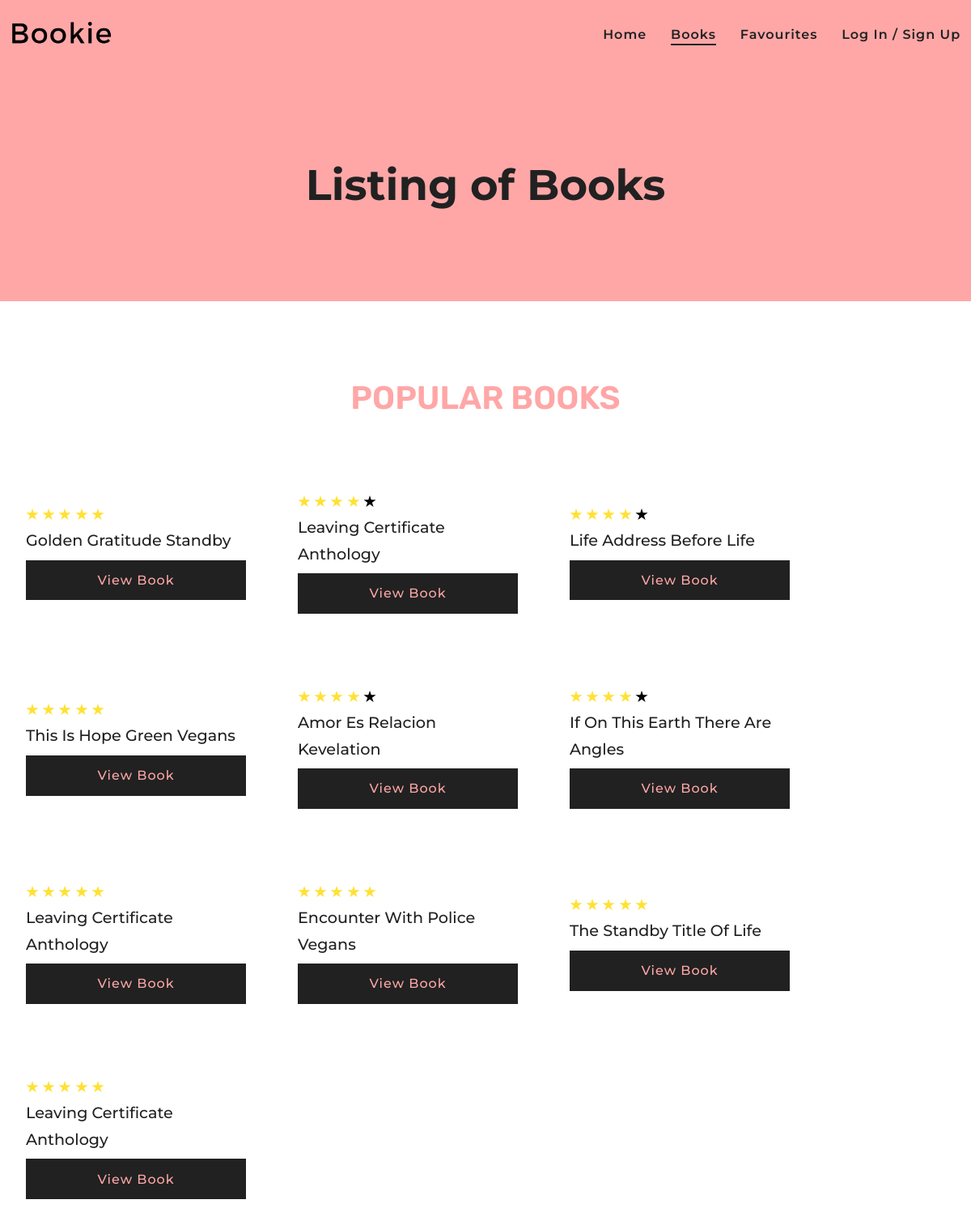
The page /books/ on the database its author committed.
### app/models.py (models this page shows)
class BookData(models.Model):
        book_name = models.TextField()
        book_small_desc = models.TextField()
        book_desc = models.TextField()
        book_image = models.TextField()
        book_review_star = models.PositiveSmallIntegerField()
        book_author = models.CharField(max_length=60)
        book_published = models.CharField(max_length=60)
        book_review_count = models.PositiveIntegerField(default=1)

### app/views.py (the view)
def Books(request):
        data = BookData.objects.all()
        loginValue = False
        if 'mail'  in request.session:
                if request.session['mail']:
                        loginValue = True
        context = { "data" : data, 'iterator':range(1,6), "loggedIn" : loginValue }
        return render(request, 'books.html', context)

### template/books.html (shortened to what this page needs)
{% load static %}
<!DOCTYPE html>
<html lang="en">
<head>
        <link rel="stylesheet" href="{% static 'resources/styles/book.css' %}">
</head>
<body>
        <header class="book-header">
                <nav class="containers">
                        <div class="logo-container">
                                <div class="img-container">
                                        <img src="{% static 'resources/img/logo.png' %}" alt="">
                                </div>
                        </div>
                        <div class="nav-container">
                                <ul class="desktop-nav">
                                        <li><a href="{% url 'home' %}">Home</a></li>
                                        <li class="books-active"><a href="{% url 'books' %}">Books</a></li>
                                        <li><a href="{% url 'favourite' %}">Favourites</a></li>
                                        {% if loggedIn %}
                                                <li><a href="#">{{ request.session.username }}</a></li>
                                        {% else %}
                                                <li><a href="{% url 'login' %}">Log  In / Sign Up</a></li>
                                        {% endif %}
                                </ul>
                        </div>
                </nav>
                <div class="header-text-container containers">
                        <div>
                                <h1>Listing of Books</h1>
                        </div>
                </div>
        </header>
        <main>
                <section class="rating-section">
                        <div class="section-heading">
                                <h1>Popular Books</h1>
                        </div>
                        <div class="card-container">
                                {% for values in data %}
                                        <div class="cards">
                                                <div class="img-container">
                                                </div>
                                                <div class="text-content">
                                                        <div class="ratings">
                                                                {% for i in iterator %}
                                                                        {% if values.book_review_star >= i %}
                                                                                <ion-icon name="star-sharp" class="stared"></ion-icon>
                                                                        {% else %}
                                                                                <ion-icon name="star-sharp" ></ion-icon>
                                                                        {% endif %}
                                                                {% endfor %}
                                                        </div>
                                                        <h4>{{ values.book_name }}</h4>
                                                        <a href="{% url 'book_details'  values.id  %}">View Book</a>
                                                </div>
                                        </div>
                                {% endfor %}
                        </div>
                </section>
        </main>
</body>
</html>

### static/resources/styles/book.css (style rules this page uses)
* { margin: 0; padding: 0; box-sizing: border-box; font-family: "Montserrat", sans-serif; }
.containers { width: 100%; max-width: 1400px; margin: 0 auto; }
header { width: 100%; min-height: 40vh; background-color: #FFA7A7; }
nav { padding: 1.4rem 0; display: flex; justify-content: space-between; align-items: center; position: relative; }
nav .logo-container .img-container { width: 150px; }
nav .logo-container .img-container img { width: 100%; }
nav .nav-container .desktop-nav li { display: inline-block; margin: 0 0.8rem; letter-spacing: 1px; color: #212121; font-weight: 600; cursor: pointer; }
nav .nav-container .desktop-nav li a { color: inherit; text-decoration: none; }
.header-text-container { height: calc(40vh - 2rem); display: flex; justify-content: center; align-items: center; padding: 0 1rem; }
.header-text-container h1 { font-size: clamp(1.7rem, 5vw, 3.3rem); font-weight: 700; color: #212121; max-width: 55rem; text-align: center; }
.books-active, .fav-active { text-underline-offset: 6px; text-decoration-thickness: 2px; -webkit-text-decoration-line: underline; text-decoration-line: underline; }
.rating-section { max-width: 1400px; margin: 6rem auto; }
.rating-section .section-heading h1 { font-family: "Rubik", sans-serif; text-transform: uppercase; margin: 2.6rem 0; font-size: 2.5rem; font-weight: 600; color: #FFA7A7; text-align: center; }
.rating-section .card-container { display: flex; justify-content: flex-start; align-items: center; flex-wrap: wrap; }
.rating-section .card-container .cards { width: 94%; max-width: 17rem; margin: 2rem; }
.rating-section .card-container .cards .text-content { line-height: 1.7; }
.rating-section .card-container .cards .text-content h4 { font-size: 1.2rem; font-weight: 500; color: #212121; }
.rating-section .card-container .cards .text-content .ratings .stared { color: rgb(255, 225, 53); }
.rating-section .card-container .cards .text-content a { display: block; margin: 0.5rem 0; padding: 0.7rem 1.6rem; letter-spacing: 1px; text-align: center; color: #FFA7A7; font-weight: 500; text-decoration: none; transition: ease 0.3s; background-color: #212121; }

### rows shown on the page
BookData: book_name "Golden Gratitude Standby"
BookData: book_name "Leaving Certificate Anthology"
BookData: book_name "Life Address Before Life"
BookData: book_name "This Is Hope Green Vegans"
BookData: book_name "Amor Es Relacion Kevelation"
BookData: book_name "If On This Earth There Are Angles"
BookData: book_name "Leaving Certificate Anthology"
BookData: book_name "Encounter With Police Vegans"
BookData: book_name "The Standby Title Of Life"
BookData: book_name "Leaving Certificate Anthology"
